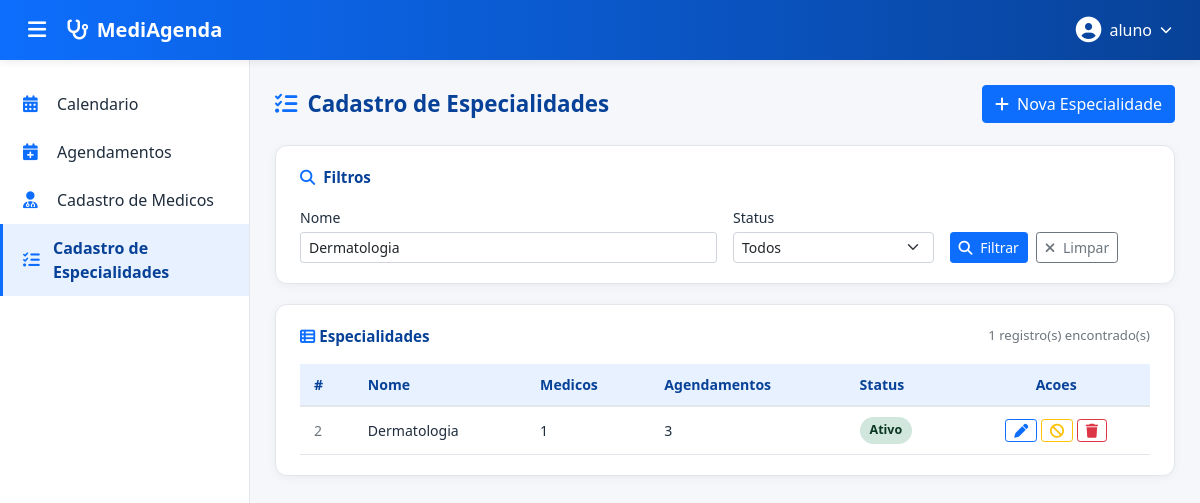
The page /www/cadastro_especialidades.php?nome=Dermatologia (signed in) on the database its author committed.
### tables this page shows
create table if not exists usuario (
    cod_usuario int unsigned not null auto_increment,
    nome varchar(150) not null,
    email varchar(150) not null,
    username varchar(255) not null unique,
    pass varchar(20) not null,
    primary key (cod_usuario)
);

CREATE TABLE IF NOT EXISTS especialidades (
    id         INT          UNSIGNED NOT NULL AUTO_INCREMENT,
    nome       VARCHAR(100) NOT NULL,
    status     ENUM('Ativo','Inativo') NOT NULL DEFAULT 'Ativo',
    created_at TIMESTAMP    NOT NULL DEFAULT CURRENT_TIMESTAMP,
    updated_at TIMESTAMP    NOT NULL DEFAULT CURRENT_TIMESTAMP ON UPDATE CURRENT_TIMESTAMP,

    PRIMARY KEY (id),
    UNIQUE KEY uq_especialidade_nome (nome)
);

### www/cadastro_especialidades.php (the view, shortened to what this page needs)
<?php
require_once("conexao.php");
function h($valor) {
    return htmlspecialchars((string)$valor, ENT_QUOTES, 'UTF-8');
}
$cod_usuario = (int)$_SESSION['cod_usuario'];
$operadorNome = "";
$usuarioResult = mysqli_query($conexao_bd, "SELECT nome, email FROM usuario WHERE cod_usuario = $cod_usuario");
if ($usuario = mysqli_fetch_assoc($usuarioResult)) {
    $operadorNome = $usuario['nome'];
}
$filtroNome = trim(isset($_GET['nome']) ? $_GET['nome'] : '');
$where = array();
if ($filtroNome !== '') {
    $nomeBusca = mysqli_real_escape_string($conexao_bd, $filtroNome);
    $where[] = "e.nome LIKE '%$nomeBusca%'";
}
$whereSql = count($where) ? "WHERE " . implode(" AND ", $where) : "";
$especialidades = array();
$sql = "SELECT e.id, e.nome, e.status,
               COUNT(DISTINCT m.id) AS total_medicos,
               COUNT(DISTINCT a.id) AS total_agendamentos
          FROM especialidades e
     LEFT JOIN medicos m ON m.especialidade_id = e.id
     LEFT JOIN agendamentos a ON a.especialidade_id = e.id
          $whereSql
      GROUP BY e.id, e.nome, e.status
      ORDER BY e.nome";
$result = mysqli_query($conexao_bd, $sql);
while ($row = mysqli_fetch_assoc($result)) {
    $especialidades[] = $row;
}
?>
<!DOCTYPE html>
<html lang="pt-BR">
<head>
    <link href="https://cdn.jsdelivr.net/npm/bootstrap@5.0.2/dist/css/bootstrap.min.css" rel="stylesheet">
    <link rel="stylesheet" href="https://cdnjs.cloudflare.com/ajax/libs/font-awesome/6.5.1/css/all.min.css">
</head>
<body>
    <nav class="navbar-topo d-flex align-items-center justify-content-between px-3">
        <div class="d-flex align-items-center gap-2">
            <button class="btn-sanduiche" id="btnSanduiche" title="Menu"><i class="fa-solid fa-bars"></i></button>
            <a class="navbar-brand mb-0 d-flex align-items-center" href="principal.php"><i class="fa-solid fa-stethoscope"></i><span>MediAgenda</span></a>
        </div>
        <div class="dropdown">
            <button class="operador-toggle" type="button" id="dropdownOperador" data-bs-toggle="dropdown" aria-expanded="false">
                <i class="fa-solid fa-circle-user"></i><span class="d-none d-md-inline"><?php echo h($operadorNome) ?></span><i class="fa-solid fa-chevron-down" style="font-size:0.75rem;"></i>
            </button>
        </div>
    </nav>
    <aside class="sidebar" id="sidebar">
        <ul class="nav flex-column">
            <li class="nav-item"><a class="nav-link" href="principal.php"><i class="fa-solid fa-calendar-days"></i> Calendario</a></li>
            <li class="nav-item"><a class="nav-link" href="cadastro_agendas.php"><i class="fa-solid fa-calendar-plus"></i> Agendamentos</a></li>
            <li class="nav-item"><a class="nav-link" href="cadastro_medicos.php"><i class="fa-solid fa-user-doctor"></i> Cadastro de Medicos</a></li>
            <li class="nav-item"><a class="nav-link ativo" href="cadastro_especialidades.php"><i class="fa-solid fa-list-check"></i> Cadastro de Especialidades</a></li>
        </ul>
    </aside>
    <main class="conteudo-principal" id="conteudoPrincipal">
        <div class="page-header">
            <h2><i class="fa-solid fa-list-check"></i> Cadastro de Especialidades</h2>
            <button class="btn btn-primary" data-bs-toggle="modal" data-bs-target="#modalFormEspecialidade"><i class="fa-solid fa-plus me-1"></i> Nova Especialidade</button>
        </div>
        <div class="card-pagina">
            <div class="card-titulo"><i class="fa-solid fa-magnifying-glass"></i> Filtros</div>
            <form method="GET" action="cadastro_especialidades.php">
                <div class="row g-3">
                    <div class="col-md-6">
                        <label for="filtroNome">Nome</label>
                        <input type="text" class="form-control form-control-sm" id="filtroNome" name="nome" placeholder="Nome da especialidade" value="<?php echo h($filtroNome) ?>">
                    </div>
                    <div class="col-md-3">
                        <label for="filtroStatus">Status</label>
                        <select class="form-select form-select-sm" id="filtroStatus" name="status">
                            <option value="">Todos</option>
                        </select>
                    </div>
                    <div class="col-md-3 d-flex align-items-end gap-2">
                        <button type="submit" class="btn btn-primary btn-sm"><i class="fa-solid fa-magnifying-glass me-1"></i> Filtrar</button>
                        <a href="cadastro_especialidades.php" class="btn btn-outline-secondary btn-sm"><i class="fa-solid fa-xmark me-1"></i> Limpar</a>
                    </div>
                </div>
            </form>
        </div>
        <div class="card-pagina">
            <div class="card-titulo d-flex justify-content-between align-items-center">
                <span><i class="fa-solid fa-table-list"></i> Especialidades</span>
                <span class="text-muted" style="font-size:0.82rem; font-weight:400;"><?php echo count($especialidades) ?> registro(s) encontrado(s)</span>
            </div>
            <div class="table-responsive">
                <table class="tabela-especialidades">
                    <thead>
                        <tr>
                            <th>#</th><th>Nome</th><th>Medicos</th><th>Agendamentos</th><th>Status</th><th class="text-center">Acoes</th>
                        </tr>
                    </thead>
                    <tbody>
                        <?php if (empty($especialidades)): ?>
                            <tr><td colspan="6" class="text-center text-muted py-4"><i class="fa-solid fa-list-check me-2"></i>Nenhuma especialidade encontrada.</td></tr>
                        <?php else: ?>
                            <?php foreach ($especialidades as $esp):
                                $classeBadge = $esp['status'] === 'Ativo' ? 'badge-ativo' : 'badge-inativo';
                            ?>
                                <tr>
                                    <td class="text-muted"><?php echo (int)$esp['id'] ?></td>
                                    <td><?php echo h($esp['nome']) ?></td>
                                    <td><?php echo (int)$esp['total_medicos'] ?></td>
                                    <td><?php echo (int)$esp['total_agendamentos'] ?></td>
                                    <td><span class="badge-status <?php echo $classeBadge ?>"><?php echo h($esp['status']) ?></span></td>
                                    <td class="text-center" style="white-space:nowrap;">
                                        <button class="btn btn-sm btn-outline-primary py-0 px-2 btn-editar" title="Editar" data-id="<?php echo (int)$esp['id'] ?>" data-nome="<?php echo h($esp['nome']) ?>" data-status="<?php echo h($esp['status']) ?>"><i class="fa-solid fa-pen"></i></button>
                                        <button class="btn btn-sm btn-outline-warning py-0 px-2 btn-inativar" title="Inativar" data-id="<?php echo (int)$esp['id'] ?>" data-nome="<?php echo h($esp['nome']) ?>"><i class="fa-solid fa-ban"></i></button>
                                        <button class="btn btn-sm btn-outline-danger py-0 px-2 btn-excluir" title="Excluir definitivamente" data-id="<?php echo (int)$esp['id'] ?>" data-nome="<?php echo h($esp['nome']) ?>"><i class="fa-solid fa-trash"></i></button>
                                    </td>
                                </tr>
                            <?php endforeach; ?>
                        <?php endif; ?>
                    </tbody>
                </table>
            </div>
        </div>
    </main>
</body>
</html>

### www/cadastro_especialidades.php (style rules this page uses)
:root { --azul-primario:#0d6efd; --azul-escuro:#084298; --azul-claro:#e7f1ff; --cinza-fundo:#f5f7fa; --cinza-borda:#e3e6ea; --texto-escuro:#1f2d3d; --sidebar-larg:250px; }
body { background-color:var(--cinza-fundo); font-family:'Segoe UI', Tahoma, sans-serif; color:var(--texto-escuro); overflow-x:hidden; }
.navbar-topo { background:linear-gradient(90deg,var(--azul-primario) 0%,var(--azul-escuro) 100%); height:60px; box-shadow:0 2px 8px rgba(0,0,0,0.08); position:fixed; top:0; left:0; right:0; z-index:1030; }
.navbar-topo .navbar-brand { color:#fff; font-weight:600; font-size:1.25rem; }
.navbar-topo .navbar-brand i { margin-right:8px; }
.btn-sanduiche { background:transparent; border:none; color:#fff; font-size:1.3rem; padding:6px 12px; border-radius:6px; transition:background 0.2s; }
.operador-toggle { background:transparent; border:none; color:#fff; display:flex; align-items:center; gap:8px; padding:6px 12px; border-radius:30px; transition:background 0.2s; }
.operador-toggle i.fa-circle-user { font-size:1.6rem; }
.sidebar { position:fixed; top:60px; left:0; width:var(--sidebar-larg); height:calc(100vh - 60px); background:#fff; border-right:1px solid var(--cinza-borda); padding:20px 0; transition:transform 0.3s ease; z-index:1020; overflow-y:auto; }
.sidebar .nav-link { color:var(--texto-escuro); padding:12px 20px; border-left:3px solid transparent; transition:all 0.2s; display:flex; align-items:center; gap:12px; }
.sidebar .nav-link i { width:22px; color:var(--azul-primario); font-size:1.05rem; }
.sidebar .nav-link:hover, .sidebar .nav-link.ativo { background:var(--azul-claro); border-left-color:var(--azul-primario); color:var(--azul-escuro); }
.sidebar .nav-link.ativo { font-weight:600; }
.conteudo-principal { margin-top:60px; margin-left:var(--sidebar-larg); padding:25px; transition:margin-left 0.3s ease; min-height:calc(100vh - 60px); }
.page-header { display:flex; align-items:center; justify-content:space-between; flex-wrap:wrap; gap:12px; margin-bottom:22px; }
.page-header h2 { font-size:1.4rem; font-weight:700; color:var(--azul-escuro); margin:0; display:flex; align-items:center; gap:10px; }
.page-header h2 i, .card-pagina .card-titulo i { color:var(--azul-primario); }
.card-pagina { background:#fff; border-radius:12px; box-shadow:0 2px 10px rgba(0,0,0,0.05); border:1px solid var(--cinza-borda); padding:20px 24px; margin-bottom:20px; }
.card-pagina .card-titulo { font-weight:600; font-size:0.95rem; color:var(--azul-escuro); margin-bottom:16px; display:flex; align-items:center; gap:8px; }
.tabela-especialidades { width:100%; border-collapse:separate; border-spacing:0; font-size:0.88rem; }
.tabela-especialidades thead th { background:var(--azul-claro); color:var(--azul-escuro); font-weight:600; padding:10px 14px; border-bottom:2px solid var(--cinza-borda); white-space:nowrap; }
.tabela-especialidades tbody td { padding:10px 14px; border-bottom:1px solid var(--cinza-borda); vertical-align:middle; }
.badge-status { display:inline-block; padding:4px 10px; border-radius:20px; font-size:0.78rem; font-weight:600; }
.badge-ativo { background:#d1e7dd; color:#0a3622; }
.modal-form label, .card-pagina label { font-weight:500; font-size:0.88rem; margin-bottom:4px; }

### rows shown on the page
usuario: nome "aluno"
especialidades: id "2", nome "Dermatologia", total_medicos "1", total_agendamentos "3", status "Ativo"

### other values the page prints
count($especialidades) "1"
